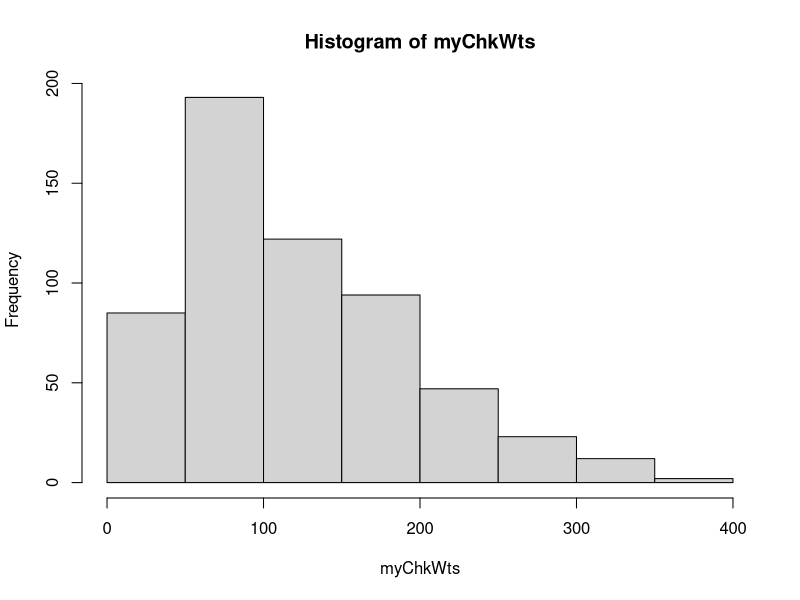
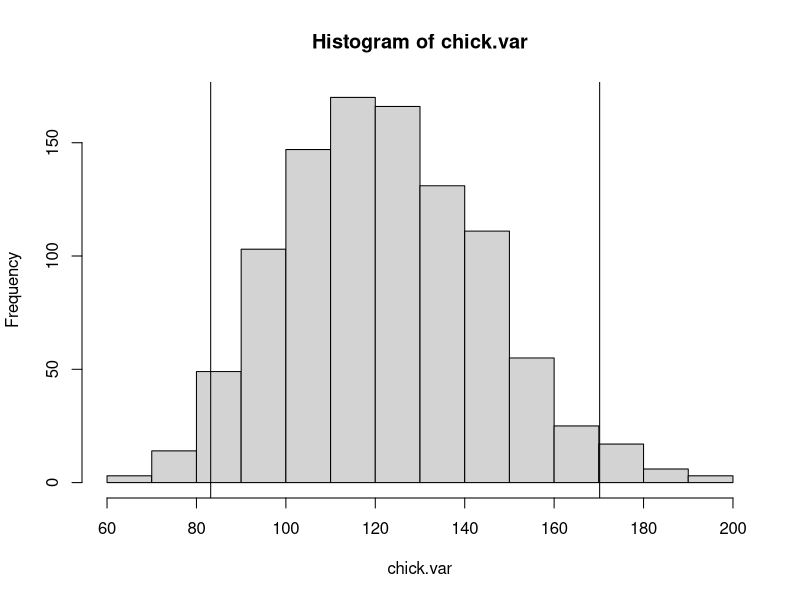
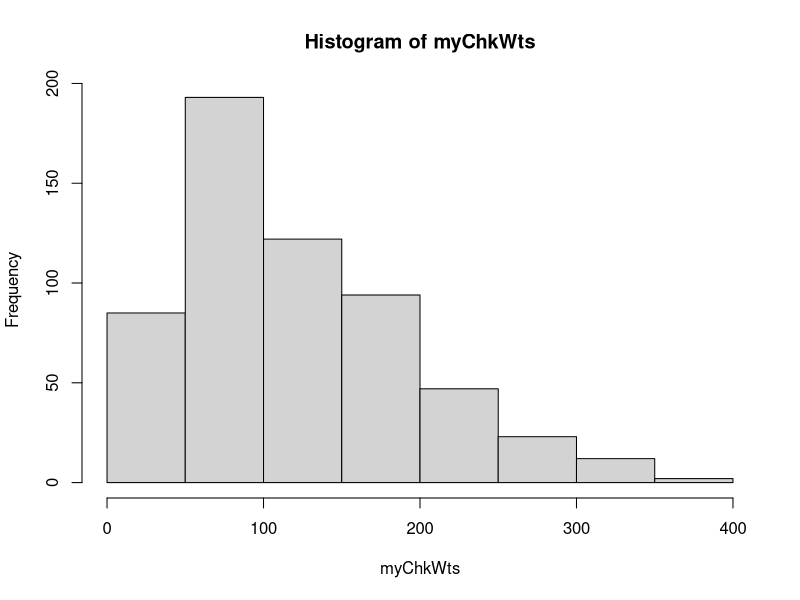
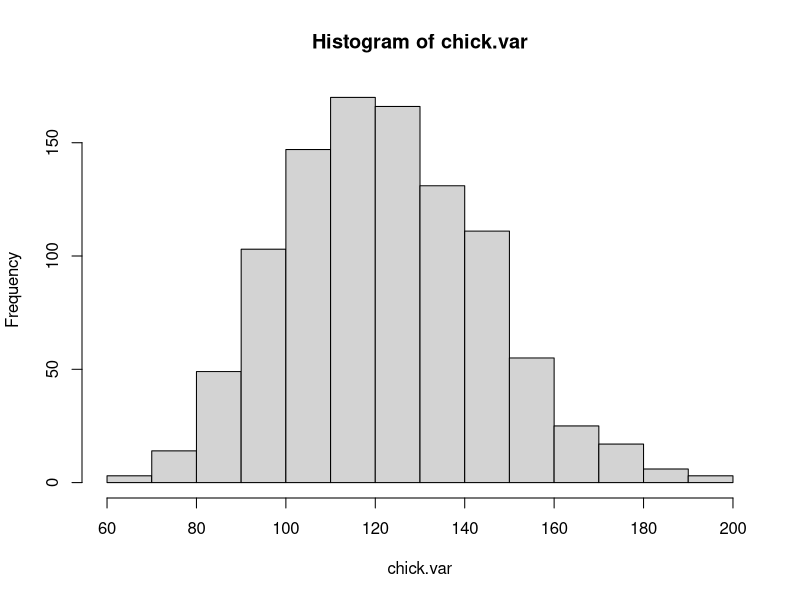
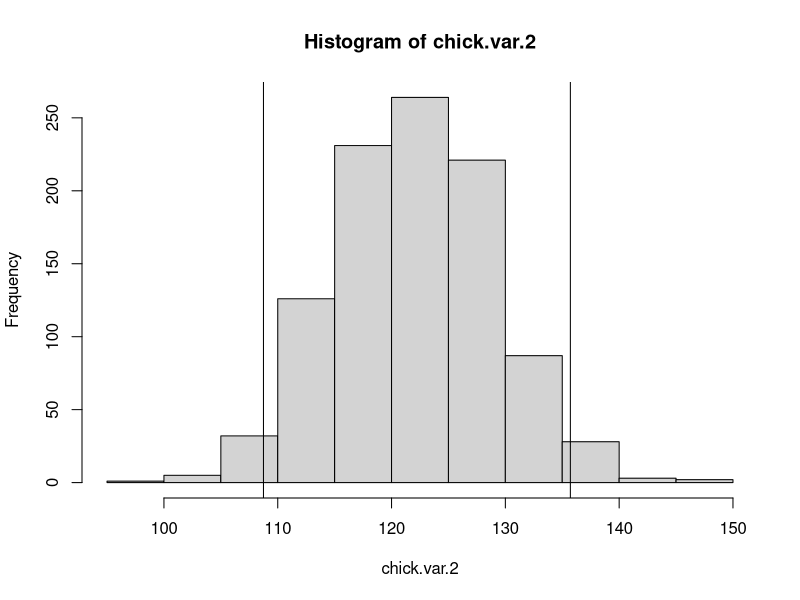

Generate these figures, in order, with R:
# Matthew L. Pergolski
# IST 772
# Homework 3
# 10/25/2021
# Dr. Block

############################################################
  
  #The homework for week three is exercises 2 through 7 on pages 50 and 51.
  
  #2. For the remaining exercises in this set, we will use one of R’s built-in data sets, called  the “ChickWeight”
      #data set. According to the documentation for R, the ChickWeight  data set contains information on the 
      #weight of chicks in grams up to 21 days after hatch‑  ing. Use the summary(ChickWeight) command to reveal 
      #basic information about the  ChickWeight data set. You will find that ChickWeight contains four different 
      #variables.  Name the four variables. Use the dim(ChickWeight) command to show the dimensions  of the 
      #ChickWeight data set. The second number in the output, 4, is the number of col‑  umns in the data set, 
      #in other words the number of variables. What is the first number?  Report it and describe briefly what you 
      #think it signifies. 
      ############################################################
          
          #calling the dataset
          ChickWeight
          
          #summary command reveals variable names: (1) weight; (2) Time; (3) Chick; (4) Diet
          summary(ChickWeight)
          
          #dim function reveals the number of observations (578) as well as the variables or attributes (4);
          #more specifically, the observations (i.e., rows) equate to the number of chick weights that were recorded
          dim(ChickWeight)
          

  #3. When a data set contains more than one variable, R offers another subsetting operator,  $, 
      #to access each variable individually. For the exercises below, we are interested only  in the contents 
      #of one of the variables in the data set, called weight. We can access the  weight variable by itself, 
      #using the $, with this expression: ChickWeight$weight. Run  the following commands, say what the command 
      #does, report the output, and briefly  explain each piece of output:  
      #summary(ChickWeight$weight)  
      #head(ChickWeight$weight)  
      #mean(ChickWeight$weight)  
      #myChkWts <- ChickWeight$weight  
      #quantile(myChkWts,0.50) 
      ############################################################
          
          #summary function provides insight into the min, max, mean, median, and 1st/3rd quartiles of the dataset
          summary(ChickWeight$weight)  
          
          #head function reveals the values of the dataset towards the top for a given vector
          head(ChickWeight$weight)
          
          #mean function calculates the average of the values for a given vector
          mean(ChickWeight$weight)  
         
          #'myChckWts' is a variable where information is stored; in this instance, the weight vector of the ChickWeight data is stored in this variable
          myChkWts <- ChickWeight$weight 
          
          #quantile function provides a value corresponding to a specific percentage of the data specified from the user; in this instance, the value associated with the 50% mark of the data is returned
          quantile(myChkWts,0.50) 

          
          
          
  #4. In the second to last command of the previous exercise, you created a copy of the  weight data from the 
      #ChickWeight data set and put it in a new vector called myChkWts.  You can continue to use this myChkWts 
      #variable for the rest of the exercises below. Cre‑  ate a histogram for that variable. Then write code 
      #that will display the 2.5% and 97.5%  quantiles of the distribution for that variable. Write an 
      #interpretation of the variable,  including descriptions of the mean, median, shape of the distribution, 
      #and the 2.5%  and 97.5% quantiles. Make sure to clearly describe what the 2.5% and 97.5% quantiles  signify. 
      ############################################################

          #calling dataset
          myChkWts
          
          #histogram of dataset
          hist(myChkWts)
          
          #summary function for dataset
          summary(myChkWts)
          
          #quantiles of dataset
          quantile(myChkWts, c(0.025, 0.975))
          
          #interpretation of myChkWts
          #the variable myChkWts is a variable that contains the column data of chick weights from the ChickWeight dataset
          #a histogram function was put forth on the myChkWts variable and produced an output of a positively skewed distribution
          #we can tell it's positively skewed by the 'tail' that forms on the right-hand side of the illustration
          #the shape of the distribution can also be described with the summary function; this informs us that the mean (121.8) is higher than the median (103)
          #which makes sense since the mean is more 'vulnerable' to outliers vs the median
          #for the quantiles, we get a value of 41 for .025; this means that 2.5% of the data in this dataset is less than or equal to 41 units
          #similarly, we get a value of 294.575 for the value corresponding to the quantile of .975, meaning that 97.5% of the data is less than or equal to 294.575 units.
          
          
          
          
  #5. Write R code that will construct a sampling distribution of means from the weight data (as  noted above, 
      #if you did exercise 3 you can use myChkWts instead of ChickWeight$weight  to save yourself some typing). 
      #Make sure that the sampling distribution contains at least  1,000 means. Store the sampling distribution 
      #in a new variable that you can keep using.  Use a sample size of n = 11 (sampling with replacement). 
      #Show a histogram of this distribution of sample means. Then, write and run R commands that will display 
      #the  2.5% and 97.5% quantiles of the sampling distribution on the histogram with a vertical  line. 
      ############################################################

          chick.var <- replicate(1000, mean(sample(myChkWts, size = 11, replace = TRUE)), simplify = TRUE)
          chick.var
          hist(chick.var)
          
          quantile(chick.var, c(.025, .975))
          abline(v = quantile(chick.var, c(.025, .975)))
          
          
  #6. If you did Exercise 4, you calculated some quantiles for a distribution of raw data. If you
    #did Exercise 5, you calculated some quantiles for a sampling distribution of means.
    #Briefly describe, from a conceptual perspective and in your own words, what the differ-
    #  ence is between a distribution of raw data and a distribution of sampling means. Finally,
    #comment on why the 2.5% and 97.5% quantiles are so different between the raw data
    #distribution and the sampling distribution of means.
    ############################################################
        
          #In this instance, we are comparing a histogram of raw data versus sampling data that was replicated many times over.  The raw data showed a skewed distribution while the replicated sampling distribution showed what appears to be more of a ‘normal’ curve.  My initial thoughts are that the raw data is not subject to the central limit theorem (and law of large numbers) like the replicated sampling process is.  As the sample size (assuming with replacement) increases – along with a larger amount of ‘trials’ – we can observe a dataset reflect something similar to a normal distribution.  Since the raw data is not replicated, and is considered one ‘trial,’ we would not necessarily expect to see normal curve when plotting the dataset in a histogram.
          summary(myChkWts)
          hist(myChkWts)
          
          summary(chick.var)
          hist(chick.var)
          
  #7. Redo Exercise 5, but this time use a sample size of n = 100 (instead of the original
      #sample size of n = 11 used in Exercise 5). Explain why the 2.5% and 97.5% quantiles
      #are different from the results you got for Exercise 5. As a hint, think about what makes
      #a sample "better."
      ############################################################

          chick.var.2 <- replicate(1000, mean(sample(myChkWts, size = 100, replace = TRUE)), simplify = TRUE)
          chick.var.2
          hist(chick.var.2)
          
          quantile(chick.var.2, c(.025, .975))
          abline(v = quantile(chick.var.2, c(.025, .975)))
          
          summary(chick.var)
          summary(chick.var.2)
          
          quantile(chick.var, c(.025, .975))
          quantile(chick.var.2, c(.025, .975))
          

          #In this instance, we are comparing two different distributions of replicated sample means.  One has a sample size of 11 (with 1,000 trials) while the other has a sample size of 100 (with 1,000 trials).  The output for quantiles 2.5 and 97.5% are different – and the reasoning for this would simply be the law of large numbers.  As the number of samples increase, we would expect to see a more ‘perfect’ normal distribution, essentially a more ‘refined’ or ‘accurate’ illustration showing the mean, median, mode, etc.



